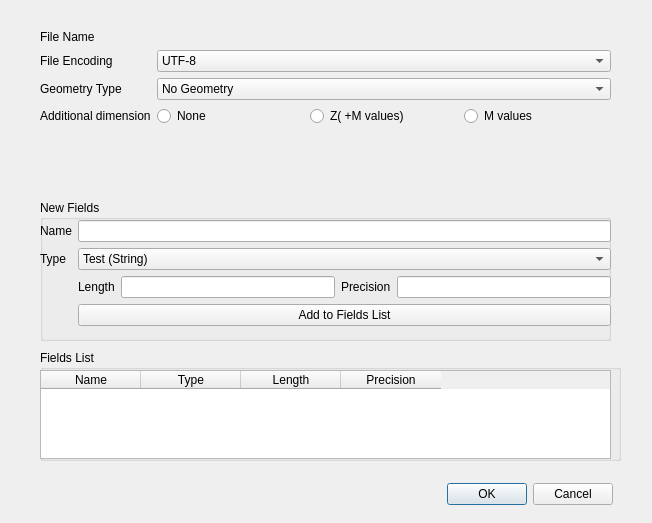
<?xml version="1.0" encoding="UTF-8"?>
<ui version="4.0">
 <class>Form</class>
 <widget class="QWidget" name="Form">
  <property name="geometry">
   <rect>
    <x>0</x>
    <y>0</y>
    <width>652</width>
    <height>523</height>
   </rect>
  </property>
  <property name="windowTitle">
   <string>Form</string>
  </property>
  <widget class="QWidget" name="formLayoutWidget">
   <property name="geometry">
    <rect>
     <x>40</x>
     <y>30</y>
     <width>571</width>
     <height>151</height>
    </rect>
   </property>
   <layout class="QFormLayout" name="formLayout">
    <item row="0" column="0">
     <widget class="QLabel" name="label">
      <property name="text">
       <string>File Name</string>
      </property>
     </widget>
    </item>
    <item row="0" column="1">
     <widget class="QgsExternalResourceWidget" name="mQgsExternalResourceWidget"/>
    </item>
    <item row="1" column="0">
     <widget class="QLabel" name="label_2">
      <property name="text">
       <string>File Encoding</string>
      </property>
     </widget>
    </item>
    <item row="1" column="1">
     <widget class="QgsCheckableComboBox" name="mComboBox">
      <item>
       <property name="text">
        <string>UTF-8</string>
       </property>
      </item>
     </widget>
    </item>
    <item row="2" column="0">
     <widget class="QLabel" name="label_3">
      <property name="text">
       <string>Geometry Type</string>
      </property>
     </widget>
    </item>
    <item row="2" column="1">
     <widget class="QgsCheckableComboBox" name="mComboBox_2">
      <item>
       <property name="text">
        <string>No Geometry</string>
       </property>
      </item>
      <item>
       <property name="text">
        <string>Point</string>
       </property>
      </item>
      <item>
       <property name="text">
        <string>MultiPoint</string>
       </property>
      </item>
      <item>
       <property name="text">
        <string>LineString</string>
       </property>
      </item>
      <item>
       <property name="text">
        <string>Polygon</string>
       </property>
      </item>
     </widget>
    </item>
    <item row="3" column="0">
     <widget class="QLabel" name="label_4">
      <property name="text">
       <string>Additional dimension</string>
      </property>
     </widget>
    </item>
    <item row="3" column="1">
     <layout class="QHBoxLayout" name="horizontalLayout_2">
      <item>
       <widget class="QRadioButton" name="radioButton_3">
        <property name="text">
         <string>None</string>
        </property>
       </widget>
      </item>
      <item>
       <widget class="QRadioButton" name="radioButton">
        <property name="text">
         <string>Z( +M values)</string>
        </property>
       </widget>
      </item>
      <item>
       <widget class="QRadioButton" name="radioButton_2">
        <property name="text">
         <string>M values</string>
        </property>
       </widget>
      </item>
     </layout>
    </item>
    <item row="4" column="1">
     <widget class="QgsProjectionSelectionWidget" name="mQgsProjectionSelectionWidget"/>
    </item>
   </layout>
  </widget>
  <widget class="QGroupBox" name="groupBox">
   <property name="geometry">
    <rect>
     <x>40</x>
     <y>200</y>
     <width>571</width>
     <height>141</height>
    </rect>
   </property>
   <property name="title">
    <string>New Fields</string>
   </property>
   <widget class="QWidget" name="formLayoutWidget_2">
    <property name="geometry">
     <rect>
      <x>0</x>
      <y>20</y>
      <width>571</width>
      <height>123</height>
     </rect>
    </property>
    <layout class="QFormLayout" name="formLayout_2">
     <item row="0" column="0">
      <widget class="QLabel" name="label_17">
       <property name="text">
        <string>Name</string>
       </property>
      </widget>
     </item>
     <item row="0" column="1">
      <widget class="QgsFilterLineEdit" name="mLineEdit_10">
       <property name="qgisRelation" stdset="0">
        <string notr="true"/>
       </property>
      </widget>
     </item>
     <item row="1" column="0">
      <widget class="QLabel" name="label_18">
       <property name="text">
        <string>Type</string>
       </property>
      </widget>
     </item>
     <item row="1" column="1">
      <widget class="QgsCheckableComboBox" name="mComboBox_6">
       <item>
        <property name="text">
         <string>Test (String)</string>
        </property>
       </item>
       <item>
        <property name="text">
         <string>Interger(32 bit)</string>
        </property>
       </item>
       <item>
        <property name="text">
         <string>Decimal( Double)</string>
        </property>
       </item>
       <item>
        <property name="text">
         <string>Date</string>
        </property>
       </item>
      </widget>
     </item>
     <item row="2" column="1">
      <layout class="QHBoxLayout" name="horizontalLayout_5">
       <item>
        <widget class="QLabel" name="label_19">
         <property name="text">
          <string>Length</string>
         </property>
        </widget>
       </item>
       <item>
        <widget class="QgsFilterLineEdit" name="mLineEdit_11">
         <property name="qgisRelation" stdset="0">
          <string notr="true"/>
         </property>
        </widget>
       </item>
       <item>
        <widget class="QLabel" name="label_20">
         <property name="text">
          <string>Precision</string>
         </property>
        </widget>
       </item>
       <item>
        <widget class="QgsFilterLineEdit" name="mLineEdit_12">
         <property name="qgisRelation" stdset="0">
          <string notr="true"/>
         </property>
        </widget>
       </item>
      </layout>
     </item>
     <item row="3" column="1">
      <widget class="QPushButton" name="pushButton">
       <property name="text">
        <string>Add to Fields List</string>
       </property>
      </widget>
     </item>
    </layout>
   </widget>
  </widget>
  <widget class="QGroupBox" name="groupBox_2">
   <property name="geometry">
    <rect>
     <x>40</x>
     <y>350</y>
     <width>581</width>
     <height>111</height>
    </rect>
   </property>
   <property name="title">
    <string>Fields List</string>
   </property>
   <widget class="QWidget" name="formLayoutWidget_3">
    <property name="geometry">
     <rect>
      <x>0</x>
      <y>20</y>
      <width>571</width>
      <height>89</height>
     </rect>
    </property>
    <layout class="QFormLayout" name="formLayout_3">
     <item row="0" column="0" colspan="2">
      <widget class="QTableWidget" name="tableWidget_4">
       <column>
        <property name="text">
         <string>Name</string>
        </property>
       </column>
       <column>
        <property name="text">
         <string>Type</string>
        </property>
       </column>
       <column>
        <property name="text">
         <string>Length</string>
        </property>
       </column>
       <column>
        <property name="text">
         <string>Precision</string>
        </property>
       </column>
      </widget>
     </item>
    </layout>
   </widget>
  </widget>
  <widget class="QDialogButtonBox" name="buttonBox">
   <property name="geometry">
    <rect>
     <x>420</x>
     <y>480</y>
     <width>193</width>
     <height>28</height>
    </rect>
   </property>
   <property name="standardButtons">
    <set>QDialogButtonBox::Cancel|QDialogButtonBox::Ok</set>
   </property>
  </widget>
 </widget>
 <customwidgets>
  <customwidget>
   <class>QgsCheckableComboBox</class>
   <extends>QComboBox</extends>
   <header>qgscheckablecombobox.h</header>
  </customwidget>
  <customwidget>
   <class>QgsExternalResourceWidget</class>
   <extends>QWidget</extends>
   <header>qgsexternalresourcewidget.h</header>
  </customwidget>
  <customwidget>
   <class>QgsFilterLineEdit</class>
   <extends>QLineEdit</extends>
   <header>qgsfilterlineedit.h</header>
  </customwidget>
  <customwidget>
   <class>QgsProjectionSelectionWidget</class>
   <extends>QWidget</extends>
   <header>qgsprojectionselectionwidget.h</header>
  </customwidget>
 </customwidgets>
 <resources/>
 <connections/>
</ui>
